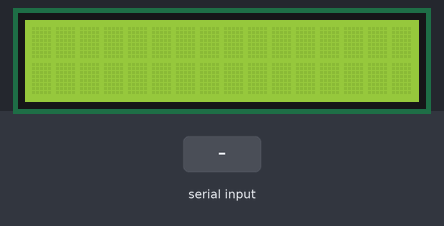
A sketch run on a simulated Arduino Uno, built with avr-gcc and run on an emulated ATmega328P. Shown: 16×2 character LCD. The test bench sets the inputs (shaded band).

Above: at 1.2 s.
1.3 s: "1" received over Serial
At 3.5 s:
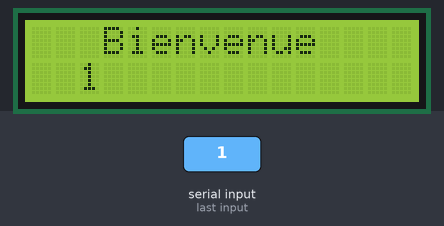
3.8 s: "0" received over Serial
At 6.3 s:
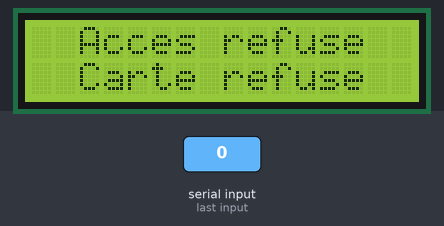
Timing chart, 0 to 7.8 s (numbered marks = the images above; inputs shaded):
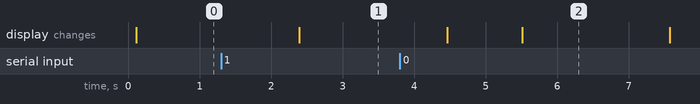

Measured:
- after the input at 1.3 s, the display: changes after 1.1 s (image 1)
- after the input at 3.8 s, the display: first differs from a run without the input after 1.7 s (image 2)

The sketch:

Qt_RFID_LCD.ino
```cpp
#include <SPI.h>
#include <MFRC522.h>
#include <Wire.h>
#include <LiquidCrystal_I2C.h>

// ecrire ici le numero UID du bon badge
const byte bonUID[4] = {211, 33, 134, 25};
//

const int pinRST = 9; // pin RST du module RC522
const int pinSDA = 10; // pin SDA du module RC522
MFRC522 rfid(pinSDA, pinRST);
LiquidCrystal_I2C lcd(0x27,16,2);
void setup()
{
SPI.begin();
rfid.PCD_Init();
Serial.begin(9600);
}
void loop()
{
  lcd.init();
  lcd.backlight();
String recu = "0"; // quand cette variable n'est pas nulle, c'est que le code est refusé
if (rfid.PICC_IsNewCardPresent()) // on a dédecté un tag
{
if (rfid.PICC_ReadCardSerial()) // on a lu avec succès son contenu
{
for (byte i = 0; i < rfid.uid.size; i++) // comparaison avec le bon UID
{
  Serial.print(rfid.uid.uidByte[i]);
  if(i< rfid.uid.size -1)
  {
    Serial.print(".");
  }
  else
  {
    Serial.print(",");
  }
}
Serial.flush();
}
}
if(Serial.available() > 0)
{
recu = Serial.readString();
if (recu.compareTo("0") != 0) // UID accepté
{
lcd.setCursor(3,0);
lcd.print("Bienvenue");
lcd.setCursor(2,1);
lcd.print(recu);
delay(2000);
}
else { // UID refusé
// allume LED rouge et active buzzer pendant 3 secondes
lcd.setCursor(2,0);
lcd.print("Acces refuse");
lcd.setCursor(2,1);
lcd.print("Carte refuse");
delay(2000);
}
}


}
```
